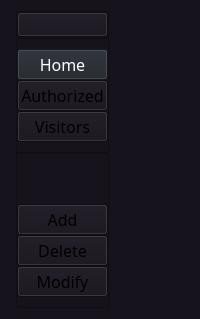
     <widget class="QWidget" name="leftmenucontainer" native="true">
      <property name="cursor">
       <cursorShape>ArrowCursor</cursorShape>
      </property>
      <property name="styleSheet">
       <string notr="true">background-color: rgb(22, 19, 28);
</string>
      </property>
      <layout class="QVBoxLayout" name="verticalLayout">
       <item alignment="Qt::AlignLeft">
        <widget class="QWidget" name="leftmenusubcontainer" native="true">
         <layout class="QVBoxLayout" name="verticalLayout_2">
          <property name="spacing">
           <number>0</number>
          </property>
          <property name="leftMargin">
           <number>5</number>
          </property>
          <property name="topMargin">
           <number>0</number>
          </property>
          <property name="rightMargin">
           <number>0</number>
          </property>
          <property name="bottomMargin">
           <number>0</number>
          </property>
          <item>
           <widget class="QFrame" name="frame">
            <property name="frameShape">
             <enum>QFrame::StyledPanel</enum>
            </property>
            <property name="frameShadow">
             <enum>QFrame::Raised</enum>
            </property>
            <layout class="QHBoxLayout" name="horizontalLayout_2">
             <property name="spacing">
              <number>0</number>
             </property>
             <property name="leftMargin">
              <number>0</number>
             </property>
             <property name="topMargin">
              <number>0</number>
             </property>
             <property name="rightMargin">
              <number>0</number>
             </property>
             <property name="bottomMargin">
              <number>0</number>
             </property>
             <item alignment="Qt::AlignTop">
              <widget class="QPushButton" name="Menubtn">
               <property name="font">
                <font>
                 <family>Andalus</family>
                </font>
               </property>
               <property name="text">
                <string/>
               </property>
               <property name="icon">
                <iconset resource="../../my_app/resources1.qrc">
                 <normaloff>:/icons1/icons/align-justify.svg</normaloff>:/icons1/icons/align-justify.svg</iconset>
               </property>
               <property name="iconSize">
                <size>
                 <width>24</width>
                 <height>24</height>
                </size>
               </property>
              </widget>
             </item>
            </layout>
           </widget>
          </item>
          <item alignment="Qt::AlignTop">
           <widget class="QFrame" name="frame_2">
            <property name="sizePolicy">
             <sizepolicy hsizetype="Preferred" vsizetype="Preferred">
              <horstretch>0</horstretch>
              <verstretch>0</verstretch>
             </sizepolicy>
            </property>
            <property name="palette">
             <palette>
              <active>
               <colorrole role="WindowText">
                <brush brushstyle="SolidPattern">
                 <color alpha="255">
                  <red>255</red>
                  <green>255</green>
                  <blue>255</blue>
                 </color>
                </brush>
               </colorrole>
               <colorrole role="Button">
                <brush brushstyle="SolidPattern">
                 <color alpha="255">
                  <red>22</red>
                  <green>19</green>
                  <blue>28</blue>
                 </color>
                </brush>
               </colorrole>
               <colorrole role="Dark">
                <brush brushstyle="SolidPattern">
                 <color alpha="255">
                  <red>22</red>
                  <green>19</green>
                  <blue>28</blue>
                 </color>
                </brush>
               </colorrole>
               <colorrole role="Text">
                <brush brushstyle="SolidPattern">
                 <color alpha="255">
                  <red>255</red>
                  <green>255</green>
                  <blue>255</blue>
                 </color>
                </brush>
               </colorrole>
               <colorrole role="ButtonText">
                <brush brushstyle="SolidPattern">
                 <color alpha="255">
                  <red>255</red>
                  <green>255</green>
                  <blue>255</blue>
                 </color>
                </brush>
               </colorrole>
               <colorrole role="Base">
                <brush brushstyle="SolidPattern">
                 <color alpha="255">
                  <red>22</red>
                  <green>19</green>
                  <blue>28</blue>
                 </color>
                </brush>
               </colorrole>
               <colorrole role="Window">
                <brush brushstyle="SolidPattern">
                 <color alpha="255">
                  <red>22</red>
                  <green>19</green>
                  <blue>28</blue>
                 </color>
                </brush>
               </colorrole>
               <colorrole role="PlaceholderText">
                <brush brushstyle="SolidPattern">
                 <color alpha="128">
                  <red>0</red>
                  <green>0</green>
                  <blue>0</blue>
                 </color>
                </brush>
               </colorrole>
              </active>
              <inactive>
               <colorrole role="WindowText">
                <brush brushstyle="SolidPattern">
                 <color alpha="255">
                  <red>255</red>
                  <green>255</green>
                  <blue>255</blue>
                 </color>
                </brush>
               </colorrole>
               <colorrole role="Button">
                <brush brushstyle="SolidPattern">
                 <color alpha="255">
                  <red>22</red>
                  <green>19</green>
                  <blue>28</blue>
                 </color>
                </brush>
               </colorrole>
               <colorrole role="Dark">
                <brush brushstyle="SolidPattern">
                 <color alpha="255">
                  <red>22</red>
                  <green>19</green>
                  <blue>28</blue>
                 </color>
                </brush>
               </colorrole>
               <colorrole role="Text">
                <brush brushstyle="SolidPattern">
                 <color alpha="255">
                  <red>255</red>
                  <green>255</green>
                  <blue>255</blue>
                 </color>
                </brush>
               </colorrole>
               <colorrole role="ButtonText">
                <brush brushstyle="SolidPattern">
                 <color alpha="255">
                  <red>255</red>
                  <green>255</green>
                  <blue>255</blue>
                 </color>
                </brush>
               </colorrole>
               <colorrole role="Base">
                <brush brushstyle="SolidPattern">
                 <color alpha="255">
                  <red>22</red>
                  <green>19</green>
                  <blue>28</blue>
                 </color>
                </brush>
               </colorrole>
               <colorrole role="Window">
                <brush brushstyle="SolidPattern">
                 <color alpha="255">
                  <red>22</red>
                  <green>19</green>
                  <blue>28</blue>
                 </color>
                </brush>
               </colorrole>
               <colorrole role="PlaceholderText">
                <brush brushstyle="SolidPattern">
                 <color alpha="128">
                  <red>0</red>
                  <green>0</green>
                  <blue>0</blue>
                 </color>
                </brush>
               </colorrole>
              </inactive>
              <disabled>
               <colorrole role="WindowText">
                <brush brushstyle="SolidPattern">
                 <color alpha="255">
                  <red>255</red>
                  <green>255</green>
                  <blue>255</blue>
                 </color>
                </brush>
               </colorrole>
               <colorrole role="Button">
                <brush brushstyle="SolidPattern">
                 <color alpha="255">
                  <red>22</red>
                  <green>19</green>
                  <blue>28</blue>
                 </color>
                </brush>
               </colorrole>
               <colorrole role="Dark">
                <brush brushstyle="SolidPattern">
                 <color alpha="255">
                  <red>22</red>
                  <green>19</green>
                  <blue>28</blue>
                 </color>
                </brush>
               </colorrole>
               <colorrole role="Text">
                <brush brushstyle="SolidPattern">
                 <color alpha="255">
                  <red>255</red>
                  <green>255</green>
                  <blue>255</blue>
                 </color>
                </brush>
               </colorrole>
               <colorrole role="ButtonText">
                <brush brushstyle="SolidPattern">
                 <color alpha="255">
                  <red>255</red>
                  <green>255</green>
                  <blue>255</blue>
                 </color>
                </brush>
               </colorrole>
               <colorrole role="Base">
                <brush brushstyle="SolidPattern">
                 <color alpha="255">
                  <red>22</red>
                  <green>19</green>
                  <blue>28</blue>
                 </color>
                </brush>
               </colorrole>
               <colorrole role="Window">
                <brush brushstyle="SolidPattern">
                 <color alpha="255">
                  <red>22</red>
                  <green>19</green>
                  <blue>28</blue>
                 </color>
                </brush>
               </colorrole>
               <colorrole role="PlaceholderText">
                <brush brushstyle="SolidPattern">
                 <color alpha="128">
                  <red>0</red>
                  <green>0</green>
                  <blue>0</blue>
                 </color>
                </brush>
               </colorrole>
              </disabled>
             </palette>
            </property>
            <property name="frameShape">
             <enum>QFrame::StyledPanel</enum>
            </property>
            <property name="frameShadow">
             <enum>QFrame::Raised</enum>
            </property>
            <layout class="QVBoxLayout" name="verticalLayout_3">
             <property name="spacing">
              <number>0</number>
             </property>
             <property name="leftMargin">
              <number>0</number>
             </property>
             <property name="topMargin">
              <number>10</number>
             </property>
             <property name="rightMargin">
              <number>0</number>
             </property>
             <property name="bottomMargin">
              <number>10</number>
             </property>
             <item>
              <widget class="QPushButton" name="homebtn">
               <property name="enabled">
                <bool>true</bool>
               </property>
               <property name="sizePolicy">
                <sizepolicy hsizetype="Expanding" vsizetype="Fixed">
                 <horstretch>0</horstretch>
                 <verstretch>0</verstretch>
                </sizepolicy>
               </property>
               <property name="palette">
                <palette>
                 <active>
                  <colorrole role="WindowText">
                   <brush brushstyle="SolidPattern">
                    <color alpha="255">
                     <red>255</red>
                     <green>255</green>
                     <blue>255</blue>
                    </color>
                   </brush>
                  </colorrole>
                  <colorrole role="Button">
                   <brush brushstyle="SolidPattern">
                    <color alpha="255">
                     <red>31</red>
                     <green>35</green>
                     <blue>42</blue>
                    </color>
                   </brush>
                  </colorrole>
                  <colorrole role="Text">
                   <brush brushstyle="SolidPattern">
                    <color alpha="255">
                     <red>255</red>
                     <green>255</green>
                     <blue>255</blue>
                    </color>
                   </brush>
                  </colorrole>
                  <colorrole role="ButtonText">
                   <brush brushstyle="SolidPattern">
                    <color alpha="255">
                     <red>255</red>
                     <green>255</green>
                     <blue>255</blue>
                    </color>
                   </brush>
                  </colorrole>
                  <colorrole role="Base">
                   <brush brushstyle="SolidPattern">
                    <color alpha="255">
                     <red>31</red>
                     <green>35</green>
                     <blue>42</blue>
                    </color>
                   </brush>
                  </colorrole>
                  <colorrole role="Window">
                   <brush brushstyle="SolidPattern">
                    <color alpha="255">
                     <red>31</red>
                     <green>35</green>
                     <blue>42</blue>
                    </color>
                   </brush>
                  </colorrole>
                  <colorrole role="PlaceholderText">
                   <brush brushstyle="SolidPattern">
                    <color alpha="128">
                     <red>0</red>
                     <green>0</green>
                     <blue>0</blue>
                    </color>
                   </brush>
                  </colorrole>
                 </active>
                 <inactive>
                  <colorrole role="WindowText">
                   <brush brushstyle="SolidPattern">
                    <color alpha="255">
                     <red>255</red>
                     <green>255</green>
                     <blue>255</blue>
                    </color>
                   </brush>
                  </colorrole>
                  <colorrole role="Button">
                   <brush brushstyle="SolidPattern">
                    <color alpha="255">
                     <red>31</red>
                     <green>35</green>
                     <blue>42</blue>
                    </color>
                   </brush>
                  </colorrole>
                  <colorrole role="Text">
                   <brush brushstyle="SolidPattern">
                    <color alpha="255">
                     <red>255</red>
                     <green>255</green>
                     <blue>255</blue>
                    </color>
                   </brush>
                  </colorrole>
                  <colorrole role="ButtonText">
                   <brush brushstyle="SolidPattern">
                    <color alpha="255">
                     <red>255</red>
                     <green>255</green>
                     <blue>255</blue>
                    </color>
                   </brush>
                  </colorrole>
                  <colorrole role="Base">
                   <brush brushstyle="SolidPattern">
                    <color alpha="255">
                     <red>31</red>
                     <green>35</green>
                     <blue>42</blue>
                    </color>
                   </brush>
                  </colorrole>
                  <colorrole role="Window">
                   <brush brushstyle="SolidPattern">
                    <color alpha="255">
                     <red>31</red>
                     <green>35</green>
                     <blue>42</blue>
                    </color>
                   </brush>
                  </colorrole>
                  <colorrole role="PlaceholderText">
                   <brush brushstyle="SolidPattern">
                    <color alpha="128">
                     <red>0</red>
                     <green>0</green>
                     <blue>0</blue>
                    </color>
                   </brush>
                  </colorrole>
                 </inactive>
                 <disabled>
                  <colorrole role="WindowText">
                   <brush brushstyle="SolidPattern">
                    <color alpha="255">
                     <red>255</red>
                     <green>255</green>
                     <blue>255</blue>
                    </color>
                   </brush>
                  </colorrole>
                  <colorrole role="Button">
                   <brush brushstyle="SolidPattern">
                    <color alpha="255">
                     <red>31</red>
                     <green>35</green>
                     <blue>42</blue>
                    </color>
                   </brush>
                  </colorrole>
                  <colorrole role="Text">
                   <brush brushstyle="SolidPattern">
                    <color alpha="255">
                     <red>255</red>
                     <green>255</green>
                     <blue>255</blue>
                    </color>
                   </brush>
                  </colorrole>
                  <colorrole role="ButtonText">
                   <brush brushstyle="SolidPattern">
                    <color alpha="255">
                     <red>255</red>
                     <green>255</green>
                     <blue>255</blue>
                    </color>
                   </brush>
                  </colorrole>
                  <colorrole role="Base">
                   <brush brushstyle="SolidPattern">
                    <color alpha="255">
                     <red>31</red>
                     <green>35</green>
                     <blue>42</blue>
                    </color>
                   </brush>
                  </colorrole>
                  <colorrole role="Window">
                   <brush brushstyle="SolidPattern">
                    <color alpha="255">
                     <red>31</red>
                     <green>35</green>
                     <blue>42</blue>
                    </color>
                   </brush>
                  </colorrole>
                  <colorrole role="PlaceholderText">
                   <brush brushstyle="SolidPattern">
                    <color alpha="128">
                     <red>0</red>
                     <green>0</green>
                     <blue>0</blue>
                    </color>
                   </brush>
                  </colorrole>
                 </disabled>
                </palette>
               </property>
               <property name="font">
                <font>
                 <family>Andalus</family>
                 <pointsize>12</pointsize>
                 <weight>50</weight>
                 <italic>false</italic>
                 <bold>false</bold>
                </font>
               </property>
               <property name="focusPolicy">
                <enum>Qt::StrongFocus</enum>
               </property>
               <property name="toolTip">
                <string>home</string>
               </property>
               <property name="styleSheet">
                <string notr="true">background-color:#1f232a;</string>
               </property>
               <property name="text">
                <string>Home</string>
               </property>
               <property name="icon">
                <iconset resource="../../my_app/resources1.qrc">
                 <normaloff>:/icons1/icons/home.svg</normaloff>:/icons1/icons/home.svg</iconset>
               </property>
               <property name="checkable">
                <bool>false</bool>
               </property>
               <property name="autoDefault">
                <bool>false</bool>
               </property>
               <property name="default">
                <bool>false</bool>
               </property>
               <property name="flat">
                <bool>false</bool>
               </property>
              </widget>
             </item>
             <item>
              <widget class="QPushButton" name="authorizedbtn">
               <property name="font">
                <font>
                 <family>Andalus</family>
                 <pointsize>12</pointsize>
                </font>
               </property>
               <property name="toolTip">
                <string>authorized</string>
               </property>
               <property name="text">
                <string>Authorized</string>
               </property>
               <property name="icon">
                <iconset resource="../../my_app/resources1.qrc">
                 <normaloff>:/icons1/icons/check-circle.svg</normaloff>:/icons1/icons/check-circle.svg</iconset>
               </property>
              </widget>
             </item>
             <item>
              <widget class="QPushButton" name="visitors">
               <property name="font">
                <font>
                 <family>Andalus</family>
                 <pointsize>12</pointsize>
                </font>
               </property>
               <property name="toolTip">
                <string>visitors</string>
               </property>
               <property name="text">
                <string>Visitors</string>
               </property>
               <property name="icon">
                <iconset resource="../../my_app/resources1.qrc">
                 <normaloff>:/icons1/icons/clock.svg</normaloff>:/icons1/icons/clock.svg</iconset>
               </property>
              </widget>
             </item>
            </layout>
           </widget>
          </item>
          <item>
           <widget class="QFrame" name="frame_3">
            <property name="frameShape">
             <enum>QFrame::StyledPanel</enum>
            </property>
            <property name="frameShadow">
             <enum>QFrame::Raised</enum>
            </property>
            <layout class="QVBoxLayout" name="verticalLayout_4">
             <property name="spacing">
              <number>0</number>
             </property>
             <property name="leftMargin">
              <number>0</number>
             </property>
             <property name="topMargin">
              <number>10</number>
             </property>
             <property name="rightMargin">
              <number>0</number>
             </property>
             <property name="bottomMargin">
              <number>10</number>
             </property>
             <item>
              <spacer name="verticalSpacer">
               <property name="orientation">
                <enum>Qt::Vertical</enum>
               </property>
               <property name="sizeHint" stdset="0">
                <size>
                 <width>20</width>
                 <height>40</height>
                </size>
               </property>
              </spacer>
             </item>
             <item>
              <widget class="QPushButton" name="addbtn">
               <property name="font">
                <font>
                 <family>Andalus</family>
                 <pointsize>12</pointsize>
                </font>
               </property>
               <property name="toolTip">
                <string>add</string>
               </property>
               <property name="text">
                <string>Add</string>
               </property>
               <property name="icon">
                <iconset resource="../../my_app/resources1.qrc">
                 <normaloff>:/icons1/icons/settings.svg</normaloff>:/icons1/icons/settings.svg</iconset>
               </property>
               <property name="iconSize">
                <size>
                 <width>16</width>
                 <height>16</height>
                </size>
               </property>
              </widget>
             </item>
             <item>
              <widget class="QPushButton" name="deletebtn">
               <property name="font">
                <font>
                 <family>Andalus</family>
                 <pointsize>12</pointsize>
                </font>
               </property>
               <property name="toolTip">
                <string>delete</string>
               </property>
               <property name="text">
                <string>Delete</string>
               </property>
               <property name="icon">
                <iconset resource="../../my_app/resources1.qrc">
                 <normaloff>:/icons1/icons/trash-2.svg</normaloff>:/icons1/icons/trash-2.svg</iconset>
               </property>
               <property name="iconSize">
                <size>
                 <width>24</width>
                 <height>24</height>
                </size>
               </property>
              </widget>
             </item>
             <item>
              <widget class="QPushButton" name="pushButton_8">
               <property name="font">
                <font>
                 <family>Andalus</family>
                 <pointsize>12</pointsize>
                </font>
               </property>
               <property name="text">
                <string>Modify</string>
               </property>
               <property name="icon">
                <iconset resource="../../my_app/resources1.qrc">
                 <normaloff>:/icons1/icons/alert-triangle.svg</normaloff>:/icons1/icons/alert-triangle.svg</iconset>
               </property>
              </widget>
             </item>
            </layout>
           </widget>
          </item>
         </layout>
        </widget>
       </item>
      </layout>
     </widget>
